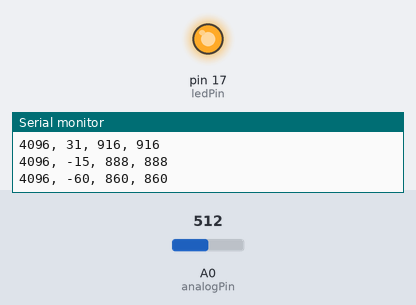
The sketch below on a simulated Arduino Mega 2560, built with avr-gcc and run on an emulated ATmega2560. Shown: output pins drawn as LEDs (lit = HIGH), the last lines printed to the serial monitor. Inputs (shaded band) come from the test bench; at power-on: A0 (analogPin) = 512. The modem accepts every AT command (registered, SIM ready, sends succeed) and sends nothing else.

Above: at 2.4 s.
2.5 s: A0 (analogPin) set to 716
At 5.33 s:
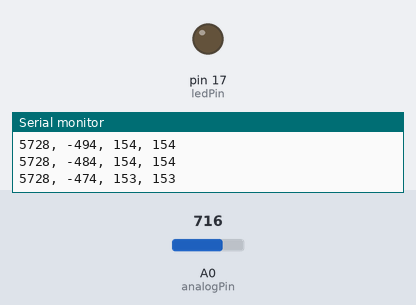
5.5 s: A0 (analogPin) set to 122
8.5 s: A0 (analogPin) set to 104
At 10.0 s:
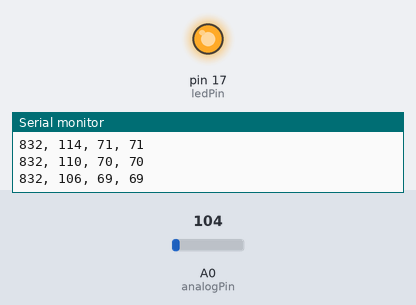
Timing chart, 0 to 11.5 s (numbered marks = the images above; inputs shaded):
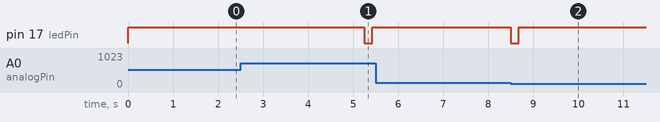

Measured:
- the behaviour switches between 118 and 117 on A0 (analogPin) (found by bisection; images 1 and 2)
- after the input at 8.5 s, pin 17 (ledPin): goes on until 8.7 s, then stays HIGH

The sketch:

lora_heartrate.ino
```cpp
#define WINDOW_SIZE         16 // sample window peak-peak detection size
#define PULSE_AVG_SIZE      4   // moving average2 window length
#define PULSE_PERCENT       30  // perecnt tolerance for a new pulse sample to be valid
#define PEAK_MIN_THRSH      60  // previously 35
#define PEAK_MAX_THRSH      200

// Biquad lowpass coefficients - fs = 250Hz, 10 Hz cutoff, q = 0.707 (butterworth)
// #define COEF_LP_B0 	0x01B6L
// #define COEF_LP_B1 	0x01B6L * 2L
// #define COEF_LP_B2 	0x01B6L
// #define COEF_LP_A1 	0x6970L * 2L
// #define COEF_LP_A2 	0xFFFFA649L

// Biquad lowpass coefficients - fs = 250Hz, 15 Hz cutoff, q = 0.707 (butterworth)
#define COEF_LP_B0 	0x0391L
#define COEF_LP_B1 	0x0391L * 2L
#define COEF_LP_B2 	0x0391L
#define COEF_LP_A1 	0x5E6EL * 2L
#define COEF_LP_A2 	0xFFFFB4E0L


// Biquad lowpass coefficients - fs = 250Hz, 20 Hz cutoff, q = 0.707 (butterworth)
// #define COEF_LP_B0 	0x05E8L
// #define COEF_LP_B1 	0x05E8L * 2L
// #define COEF_LP_B2 	0x05E8L
// #define COEF_LP_A1 	0x53ABL * 2L
// #define COEF_LP_A2 	0xFFFFC10CL

// Biquad lowpass coefficients - fs = 250Hz, 30 Hz cutoff, q = 0.707 (butterworth)
// #define COEF_LP_B0 	0x0BB0L
// #define COEF_LP_B1 	0x0BB0L * 2L
// #define COEF_LP_B2 	0x0BB0L
// #define COEF_LP_A1 	0x3EE0L * 2L
// #define COEF_LP_A2 	0xFFFFD380L

// Biquad highpass coefficients - fs = 250Hz, 1 Hz cutoff, q = 0.707 (butterworth)
#define COEF_HP_B0 	0x7DBFL
#define COEF_HP_B1 	0xFFFF8241L * 2L
#define COEF_HP_B2 	0x7DBFL
#define COEF_HP_A1 	0x7DBAL * 2L
#define COEF_HP_A2  0xFFFF8478L


// Biquad highpass coefficients - fs = 250Hz, 0.4 Hz cutoff, q = 0.707 (butterworth)
// #define COEF_HP_B0 	0x7F18L
// #define COEF_HP_B1 	0xFFFF80E8L * 2L
// #define COEF_HP_B2 	0x7F18L
// #define COEF_HP_A1 	0x7F17L * 2L
// #define COEF_HP_A2  0xFFFF81CFL

// Biquad highpass coefficients - fs = 250Hz, 0.3 Hz cutoff, q = 0.707 (butterworth)
// #define COEF_HP_B0 	0x7F35L
// #define COEF_HP_B1 	0xFFFF80CBL * 2L
// #define COEF_HP_B2 	0x7F35L
// #define COEF_HP_A1 	0x7F34L * 2L
// #define COEF_HP_A2  0xFFFF8195L

const int analogPin = A0;     // Analog input pin
const int sampleWindow = 100; // Sample window width in milliseconds
const int ledPin = 17;

int window_filter[WINDOW_SIZE] = {0};
unsigned int window_filter_index = 0;

void setup()
{
  // Initialize serial communication
  Serial.begin(9600);
  Serial1.begin(115200);

  // led
  pinMode(ledPin, OUTPUT);
  digitalWrite(ledPin, HIGH);

  // setup LoRa
  Serial1.print("AT+ADDRESS=4\r\n");        // address 4 = heartrate
  delay(100);
  Serial1.print("AT+NETWORKID=18\r\n");
  delay(100);
  Serial1.print("AT+MODE=2,500,60000\r\n"); // smart rx mode [2] [rxtime_ms] [sleeptime_ms]
  delay(1000);
  Serial1.print("AT+SEND=2,5,test1\r\n");
  delay(10);
}

void loop()
{
  int peakToPeak;           // Peak-to-peak level
  int signalMax;
  int signalMin;
  unsigned int windowCount;
  int sample = 0;

  static unsigned int  prevPeakToPeak = 0;
  static bool          prevPtpInThrsh = false;
  static unsigned int  PeakToPeakMax = 0;
  static unsigned long lastHeartMillis = 0;
  static unsigned long lastSampleCntMillis = 0;
  static unsigned long sampleCount = 0;
  static unsigned long avgPulseTime = 0;

  digitalWrite(ledPin, HIGH);

  // improvement: butterworth filters instead of 16 sample averaging
  sample = analogRead(analogPin);
  sample <<= 3; // scale 8x
  Serial.print(sample);
  Serial.print(", ");
  sample = biquad_lp(sample);
  sample = biquad_hp(sample);
  Serial.print(sample);
  Serial.print(", ");
  sampleCount++;

  // improvement: sliding window (circular buffer)
  windowCount = add_to_window_filt(sample);
  signalMax = get_max(window_filter, window_filter_index, windowCount);
  signalMin = get_min(window_filter, window_filter_index, windowCount);
  peakToPeak = signalMax - signalMin;
  Serial.print(peakToPeak);
  Serial.print(", ");

  Serial.println(peakToPeak);

  // if(millis() >= (lastSampleCntMillis + 1000))
  // {
  //   // for data collection
  //   lastSampleCntMillis = millis();
  //   Serial.print("Samples in hz: ");
  //   Serial.println(sampleCount);
  //   sampleCount = 0;
  // }

  if(prevPtpInThrsh && (peakToPeak < prevPeakToPeak) && (PeakToPeakMax < PEAK_MAX_THRSH))
  {
    // signal has gone within range, did not exceed max since going above min threshold, and has fallen back below min thresh

    if(millis() >= (lastHeartMillis + 350))
    {
      // candidate pulse is at least (avgPulseTime - 100)ms past the last one
      unsigned long pulseTime = millis() - lastHeartMillis;
      lastHeartMillis = millis();
      avgPulseTime = pulse_average(pulseTime);
      if((pulseTime < (avgPulseTime * 3)) && \
         (pulseTime > (avgPulseTime - ((avgPulseTime * PULSE_PERCENT) / 100))))
      {
        Serial1.print("AT+SEND=2,5,heart\r\n");
        digitalWrite(ledPin, LOW);
        delay(180);
        digitalWrite(ledPin, HIGH);
      }
      //Serial.print("Peak to peak: ");
      //Serial.println(peakToPeak);
      //Serial.print("Average pulse ms: ");
      //Serial.println(avgPulseTime);
    }
  }

  if(peakToPeak < PEAK_MIN_THRSH)
  {
    PeakToPeakMax = 0;
    prevPtpInThrsh = false;
  } else {
    if(peakToPeak > PeakToPeakMax)
    {
      PeakToPeakMax = peakToPeak;
    }
    if(peakToPeak < PEAK_MAX_THRSH)
    {
      prevPtpInThrsh = true;
    } else {
      prevPtpInThrsh = false;
    }
  }
  prevPeakToPeak = peakToPeak;


  unsigned long loopmillis = millis();
  while(millis() < loopmillis + 4){};
}

#define INT_MIN -32768
#define INT_MAX 32767
int get_max(int buffer[], unsigned int start_index, unsigned int count)
{
  int max = INT_MIN;
  while(count)
  {
    start_index = (start_index - 1) % WINDOW_SIZE;
    //if(start_index) start_index--;
    //else start_index = WINDOW_SIZE - 1;
    if(buffer[start_index] > max)
    {
      max = buffer[start_index];
    }
    count--;
  }
  return max;
}

int get_min(int buffer[], unsigned int start_index, unsigned int count)
{
  int min = INT_MAX;
  while(count)
  {
    start_index = (start_index - 1) % WINDOW_SIZE;
    //if(start_index) start_index--;
    //else start_index = WINDOW_SIZE - 1;
    if(buffer[start_index] < min)
    {
      min = buffer[start_index];
    }
    count--;
  }
  return min;
}

unsigned int add_to_window_filt(int input)
{
  static int count = 0;

  // Store the new value in the buffer
  window_filter[window_filter_index] = input;

  // Move index forward and wrap around
  window_filter_index = (window_filter_index + 1) % WINDOW_SIZE;

  // // Count how many values we've stored (up to WINDOW_SIZE)
  if (count < WINDOW_SIZE) {
    count++;
  }

  return count;
}

unsigned int pulse_average(unsigned int input)
{
  static unsigned int buffer[PULSE_AVG_SIZE] = {0}; // Stores the last PULSE_AVG_SIZE values
  static int index = 0;                             // Current index in the buffer
  static int count = 0;                             // Number of samples added (up to PULSE_AVG_SIZE)
  static unsigned long sum = 0;                     // Running sum of buffer values

  // Subtract the oldest value from sum
  sum -= buffer[index];

  // Store the new value in the buffer
  buffer[index] = input;

  // Add the new value to the sum
  sum += input;

  // Move index forward and wrap around
  index = (index + 1) % PULSE_AVG_SIZE;

  // Count how many values we've stored (up to PULSE_AVG_SIZE)
  if (count < PULSE_AVG_SIZE) {
      count++;
  }

  // Return the average
  return sum / count;
}

int biquad_lp(int input)
{
  // implements a 2nd order lowpass filter

  static int adc_biquad_buffer[7] = {0};
  long sum;

  adc_biquad_buffer[0] = input;

  sum =  adc_biquad_buffer[0] * COEF_LP_B0;
  sum += adc_biquad_buffer[1] * COEF_LP_B1;
  sum += adc_biquad_buffer[2] * COEF_LP_B2;
  sum += adc_biquad_buffer[3] * COEF_LP_A1;
  sum += adc_biquad_buffer[4] * COEF_LP_A2;
  sum += (unsigned int)adc_biquad_buffer[5] << 1;
  sum -= adc_biquad_buffer[6];

  // update delay elements
  adc_biquad_buffer[6] = adc_biquad_buffer[5] & 0x7FFF;
  adc_biquad_buffer[5] = sum;

  adc_biquad_buffer[4] = adc_biquad_buffer[3];
  adc_biquad_buffer[3] = (sum >> 15);		// this is the filter output

  adc_biquad_buffer[2] = adc_biquad_buffer[1];
  adc_biquad_buffer[1] = adc_biquad_buffer[0];

  return adc_biquad_buffer[3];
}

int biquad_hp(int input)
{
  // implements a 2nd order highpass filter

  static int adc_biquad_buffer[7] = {0};
  long sum;

  adc_biquad_buffer[0] = input;

  sum =  adc_biquad_buffer[0] * COEF_HP_B0;
  sum += adc_biquad_buffer[1] * COEF_HP_B1;
  sum += adc_biquad_buffer[2] * COEF_HP_B2;
  sum += adc_biquad_buffer[3] * COEF_HP_A1;
  sum += adc_biquad_buffer[4] * COEF_HP_A2;
  sum += (unsigned int)adc_biquad_buffer[5] << 1;
  sum -= adc_biquad_buffer[6];				// this one is a subtract

  // update delay elements
  adc_biquad_buffer[6] = adc_biquad_buffer[5] & 0x7FFF;
  adc_biquad_buffer[5] = sum;

  adc_biquad_buffer[4] = adc_biquad_buffer[3];
  adc_biquad_buffer[3] = (sum >> 15);		// this is the filter output

  adc_biquad_buffer[2] = adc_biquad_buffer[1];
  adc_biquad_buffer[1] = adc_biquad_buffer[0];

  return adc_biquad_buffer[3];
}
```
